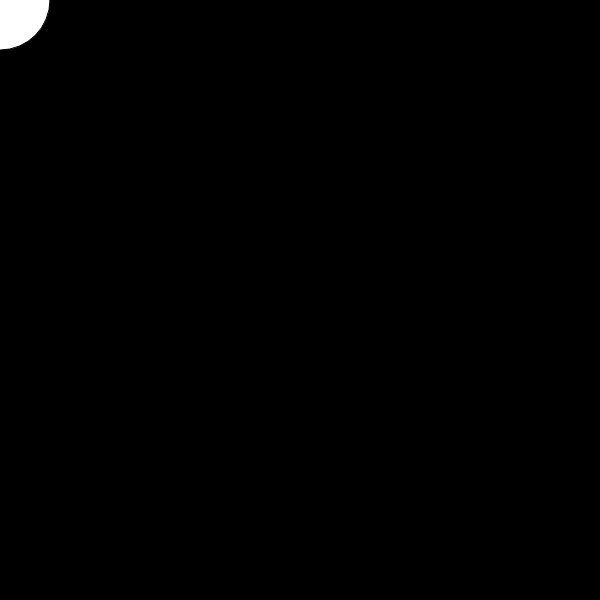
Frame 1 (no input)
Frame 60 (no input): identical to frame 1, image omitted
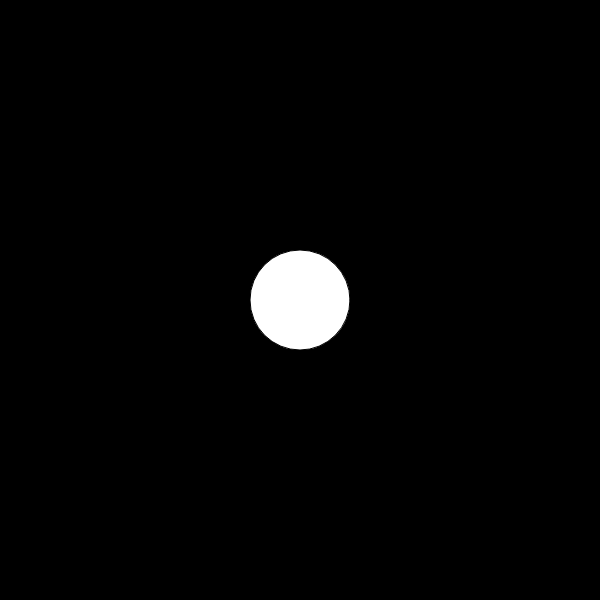
Frame 120 (the mouse pressed at the canvas centre since frame 60)

The p5.js sketch that drew these frames (run headless with seeded random() and noise() and a simulated clock; from frame 60 on, the mouse is pressed at the canvas centre):

// p5.js sketch
// ── sketch.js
let list_ellipse = [];
function setup()
{
	createCanvas(600, 600);
}

function draw()
{
	background(0, 0, 0);
	fill(255, 255, 255);
	if (list_ellipse.length > 0)
		for(let i = 0; i < list_ellipse.length; i++)
			ellipse(list_ellipse[i].mouseX, list_ellipse[i].mouseY, list_ellipse[i].r);
	ellipse(mouseX, mouseY, 100, 100);
}

function mousePressed()
{
	list_ellipse.push({'mouseX':mouseX, 'mouseY':mouseY, r:100});
}
